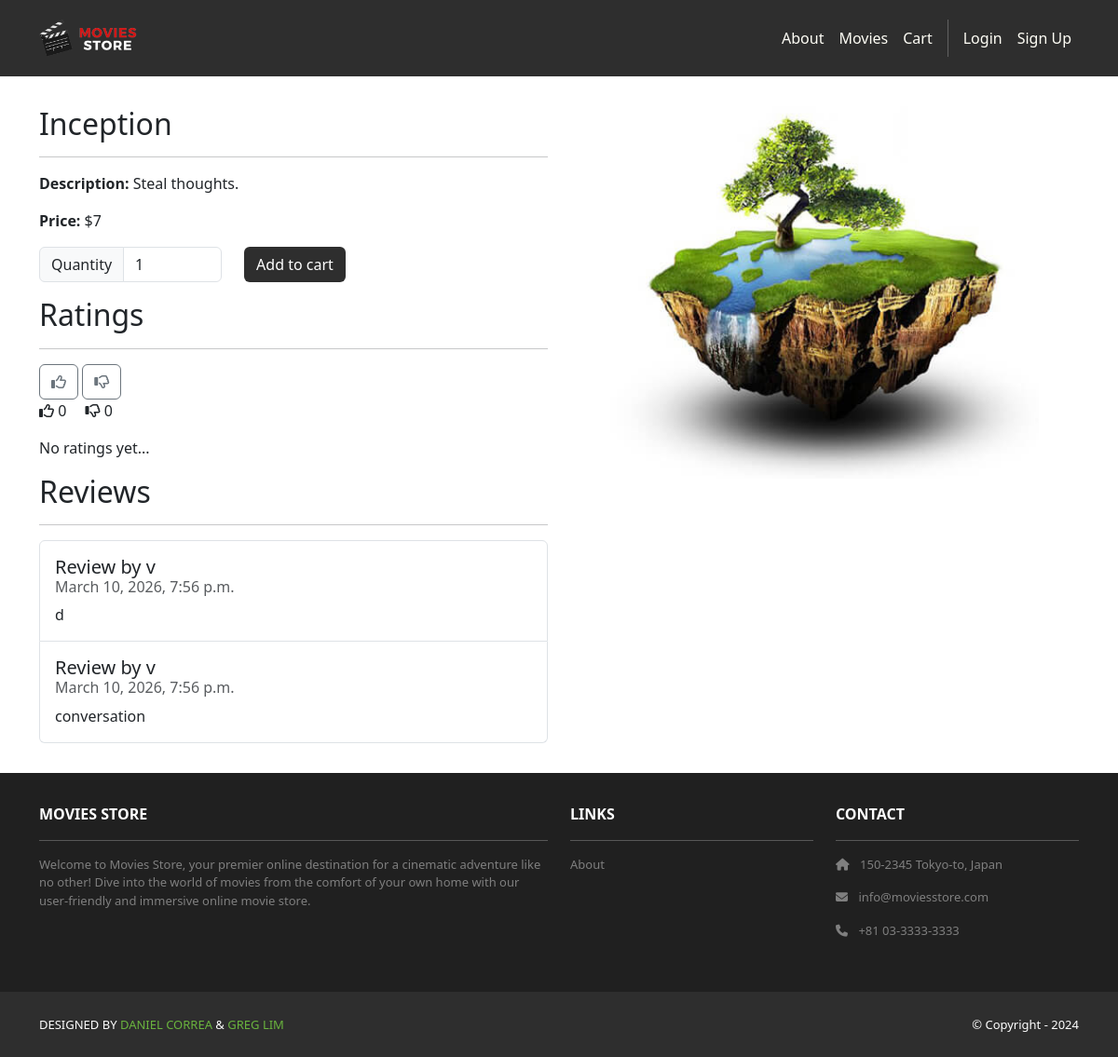
/movies/1/, run on an earlier commit of the app's database.
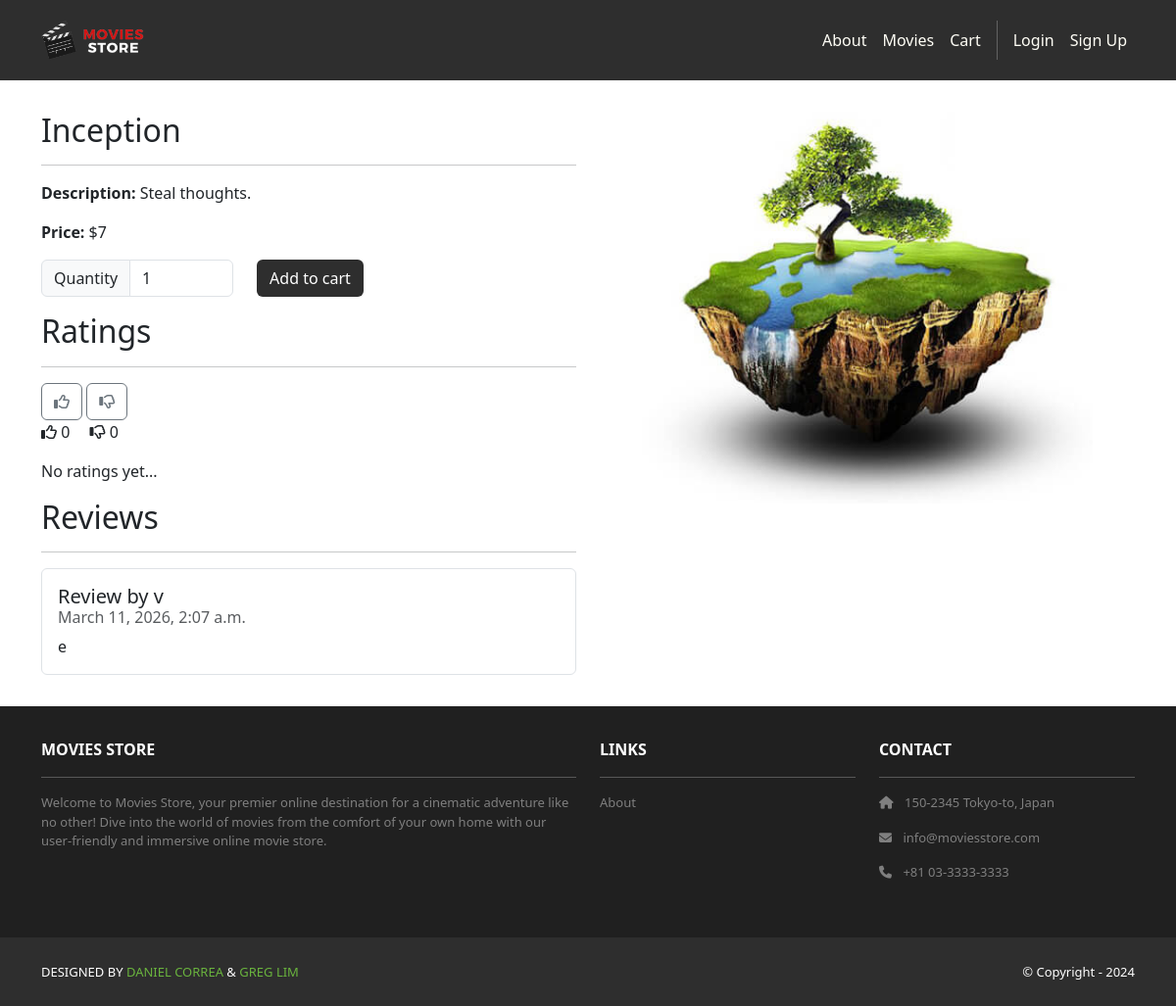
And on a later commit of the database.
### movies/models.py (models this page shows, shortened)
class Review(models.Model):
    id = models.AutoField(primary_key=True)
    comment = models.CharField(max_length=255)
    date = models.DateTimeField(auto_now_add=True)
    movie = models.ForeignKey(Movie, on_delete=models.CASCADE)
    user = models.ForeignKey(User, on_delete=models.CASCADE)

### movies/views.py (the view)
# urls.py: path('<int:id>/', views.show, name='movies.show'),
def show(request, id):
    movie = Movie.objects.get(id=id)
    reviews = Review.objects.filter(movie=movie)
    template_data = {}
    template_data['title'] = movie.name
    template_data['movie'] = movie
    template_data['reviews'] = reviews
    user_reported = False
    ratings = movie.ratings.aggregate( #type: ignore
        total=Count('id'),
        thumbs_up = Count('id', filter=Q(vote='up')),
        thumbs_down = Count('id', filter=Q(vote='down'))
    )
    if ratings['total'] > 0:
        approval = round((ratings['thumbs_up'] / ratings['total']) * 100)
    else:
        approval = None
    template_data['ratings'] = ratings
    template_data['approval'] = approval
    user_rating = None
    if request.user.is_authenticated:
        user_rating = Rating.objects.filter(movie=movie, user=request.user).first()
        print(f"user_rating: {user_rating}, vote: {user_rating.vote if user_rating else None}")
        Report.objects.filter(review__movie=movie, user=request.user).exists()
    template_data['user_reported'] = user_reported
    template_data['user_rating'] = user_rating
    for r in reviews:
        if Report.objects.filter(review=r).exists():
            user_reported = True
    template_data['user_reported'] = user_reported
    return render(request, 'movies/show.html',
                  {'template_data': template_data})

### movies/templates/movies/show.html (shortened to what this page needs)
{% extends 'base.html' %}
{% block content %}
{% load static %}
<div class="p-3">
  <div class="container">
    <div class="row mt-3">
      <div class="col-md-6 mx-auto mb-3">
        <h2>{{ template_data.movie.name }}</h2>
        <hr />
        <p><b>Description:</b> {{ template_data.movie.description }}</p>
        <p><b>Price:</b> ${{ template_data.movie.price }}</p>
        <p class="card-text">
          <form method="post"
            action="{% url 'cart.add' id=template_data.movie.id %}">
            <div class="row">
              <div class="col-auto">
                <div class="input-group col-auto">
                  <div class="input-group-text">Quantity
                    </div>
                  <input type="number" min="1" max="10"
                    class="form-control quantity-input"
                    name="quantity" value="1">
                </div>
              </div>
              <div class="col-auto">
                <button class="btn bg-dark text-white"
                  type="submit">Add to cart</button>
              </div>
            </div>
          </form>
        </p>
        <h2>Ratings</h2>
        <hr />
        <form method="POST" action="{% url 'rate_movie' template_data.movie.id %}">
        <button name="vote" value="up" class="btn {% if template_data.user_rating.vote == 'up' %}btn-primary{% else %}btn-outline-secondary{% endif %}">
          <i class="fa-regular fa-thumbs-up"></i>
        </button>
        <button name="vote" value="down" class="btn {% if template_data.user_rating.vote == 'down' %}btn-primary{% else %}btn-outline-secondary{% endif %}">
           <i class="fa-regular fa-thumbs-down"></i>
        </button>
        <p>
          <span class="me-3"><i class="fa-regular fa-thumbs-up"></i> {{ template_data.ratings.thumbs_up }}</span>
          <span><i class="fa-regular fa-thumbs-down"></i> {{ template_data.ratings.thumbs_down }}</span>
        </p>
        {% if template_data.approval is not None %}
          <p>Approval Rating: {{ template_data.approval }}%</p>
        {% else %}
          <p> No ratings yet...</p>
        {% endif %}
        </form>
        <h2>Reviews</h2>
        <hr />
        <ul class="list-group">
          {% for review in template_data.reviews %}
          <li class="list-group-item pb-3 pt-3">
            <h5 class="card-title">
              Review by {{ review.user.username }}
            </h5>
            <h6 class="card-subtitle mb-2 text-muted">
              {{ review.date }}
            </h6>
            <p class="card-text">{{ review.comment }}</p>
          </li>
          {% endfor %}
        </ul>
      </div>
      <div class="col-md-6 mx-auto mb-3 text-center">
        <img src="{{ template_data.movie.image.url }}"
          class="rounded img-card-400" />
      </div>
    </div>
  </div>
</div>
{% endblock content %}

What changed in the data, as far as the page shows it:
removed Review: user.username "v", date "March 10, 2026, 7:56 p.m.", comment "d"
removed Review: user.username "v", date "March 10, 2026, 7:56 p.m.", comment "conversation"
added Review: user.username "v", date "March 11, 2026, 2:07 a.m.", comment "e"
